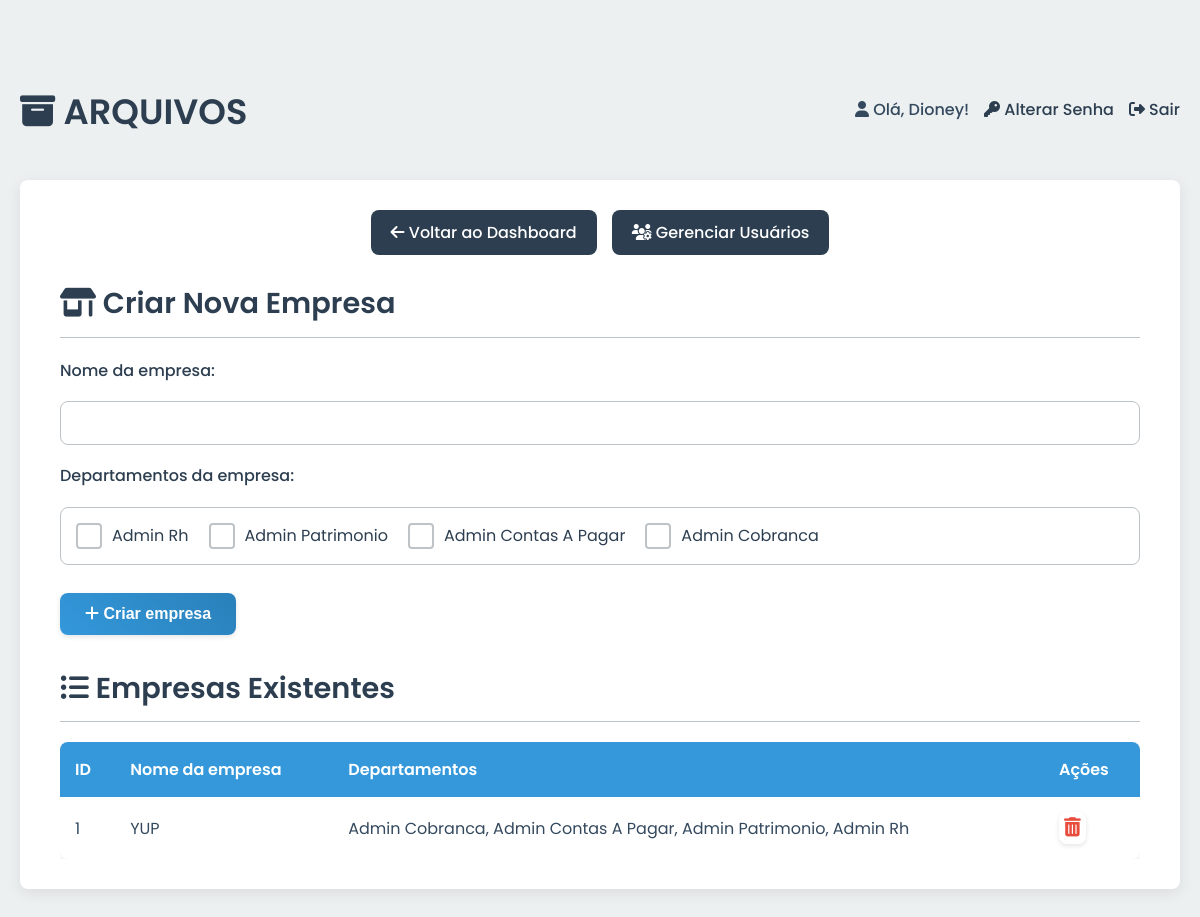
Page /super_admin/stores (signed in) on the earlier database version.
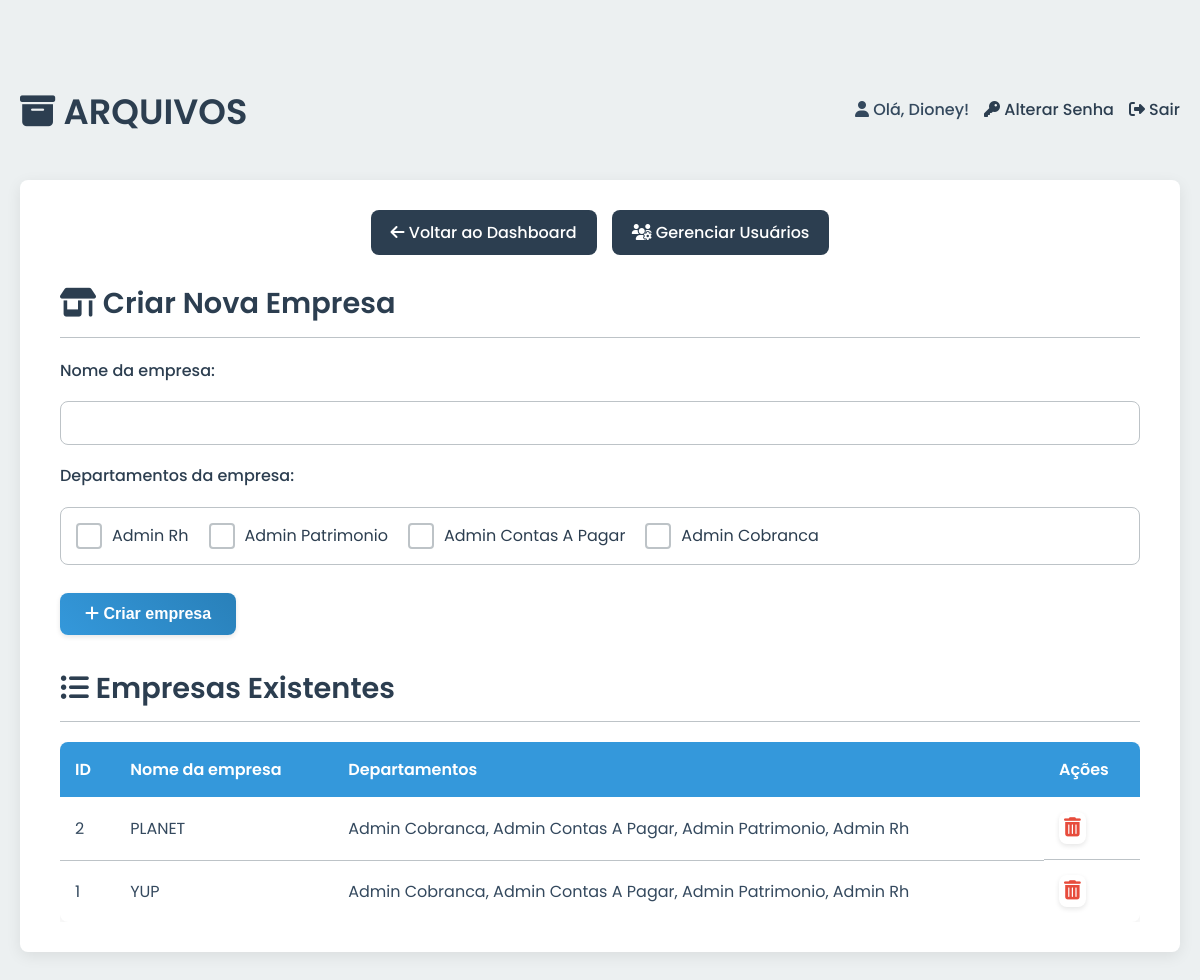
Same page on the later database version.
### tables this page shows
CREATE TABLE stores (
            id INTEGER PRIMARY KEY AUTOINCREMENT,
            name TEXT UNIQUE NOT NULL
        );

### app.py (the view, shortened to what this page needs)
@app.route('/super_admin/stores', methods=['GET', 'POST'], endpoint='manage_stores')
@login_required
@role_required(['super_admin'])
def manage_stores():
    db = get_db()
    page = request.args.get('page', 1, type=int)
    total_items = db.execute("SELECT COUNT(id) FROM stores").fetchone()[0]
    total_pages = (total_items + PER_PAGE - 1) // PER_PAGE if total_items > 0 else 1
    offset = (page - 1) * PER_PAGE
    stores_data = db.execute("SELECT s.id, s.name, GROUP_CONCAT(sd.department_role, ', ') as departments FROM stores s LEFT JOIN store_departments sd ON s.id = sd.store_id GROUP BY s.id, s.name ORDER BY s.name LIMIT ? OFFSET ?", (PER_PAGE, offset)).fetchall()
    if is_ajax_request():
        return jsonify({
            'items': [dict(r) for r in stores_data],
            'pagination_html': render_template('_pagination.html', page=page, total_pages=total_pages, request=request),
            'page_type': 'manage_stores'
        })
    available_departments = ['admin_rh', 'admin_patrimonio', 'admin_contas_a_pagar', 'admin_cobranca']
    return render_template('super_admin/manage_stores.html', stores=stores_data, available_departments=available_departments, page=page, total_pages=total_pages)

### app.py (called while the page is built)
def is_ajax_request():
    return request.headers.get('X-Requested-With') == 'XMLHttpRequest'

def login_required(f):
    @wraps(f)
    def decorated_function(*args, **kwargs):
        if 'logged_in' not in session:
            if is_ajax_request():
                return jsonify({'status': 'error', 'message': 'Sessão expirada. Faça login novamente.'}), 401
            flash('Você precisa fazer login para acessar esta página.', 'danger')
            return redirect(url_for('admin_login'))
        return f(*args, **kwargs)
    return decorated_function

def role_required(allowed_roles):
    def decorator(f):
        @wraps(f)
        def decorated_function(*args, **kwargs):
            if not session.get('logged_in') or session.get('role') not in allowed_roles:
                if is_ajax_request():
                    return jsonify({'status': 'error', 'message': 'Você não tem permissão para esta ação.'}), 403
                log_action('access_denied', target_name=request.path)
                flash('Você não tem permissão para acessar esta página.', 'danger')
                return redirect(url_for('admin_dashboard'))
            return f(*args, **kwargs)
        return decorated_function
    return decorator

### database.py (called while the page is built)
def get_db():
    if 'db' not in g:
        g.db = sqlite3.connect(
            DATABASE
        )
        g.db.row_factory = sqlite3.Row
    return g.db

### templates/super_admin/manage_stores.html (shortened to what this page needs)
{% extends "base.html" %}
{% block content %}
<div class="admin-nav">
    <a href="{{ url_for('super_admin_dashboard') }}"><i class="fas fa-arrow-left"></i> Voltar ao Dashboard</a>
    <a href="{{ url_for('user_management') }}"><i class="fas fa-users-cog"></i> Gerenciar Usuários</a>
</div>
<h2><i class="fas fa-store-alt"></i> Criar Nova Empresa</h2>
<div class="form-section">
    <form action="{{ url_for('manage_stores') }}" method="POST" data-ajax="true">
        <label for="name">Nome da empresa:</label>
        <input type="text" id="name" name="name" required>
        <label>Departamentos da empresa:</label>
        <div class="department-checkboxes">
            {% for dept in available_departments %}
            <label for="{{ dept }}">
                <span class="checkbox-custom-display"></span>
                <span>{{ dept.replace('_', ' ') | title }}</span>
            </label>
            {% endfor %}
        </div>
        <button type="submit"><i class="fas fa-plus"></i> Criar empresa</button>
    </form>
</div>
<h2><i class="fas fa-list-ul"></i> Empresas Existentes</h2>
<div class="table-wrapper">
    {% if stores %}
        <table>
            <thead>
                <tr>
                    <th>ID</th>
                    <th>Nome da empresa</th>
                    <th>Departamentos</th>
                    <th>Ações</th>
                </tr>
            </thead>
            <tbody>
                {% for store in stores %}
                    <tr data-id="{{ store.id }}">
                        <td>{{ store.id }}</td>
                        <td>{{ store.name }}</td>
                        <td>{{ (store.departments | replace('_', ' ') | title) if store.departments else 'Nenhum' }}</td>
                        <td class="actions">
                            <form action="{{ url_for('delete_store', store_id=store.id) }}" method="POST" style="display:inline;" class="delete-form" data-ajax="true">
                                <button type="submit" title="Excluir" class="delete"><i class="fas fa-trash-alt"></i></button>
                            </form>
                        </td>
                    </tr>
                {% endfor %}
            </tbody>
        </table>
    {% else %}
        <p style="text-align: center; padding: 20px;">Nenhuma empresa cadastrada ainda.</p>
    {% endif %}
</div>
{% endblock %}

### templates/base.html (shortened to what this page needs)
<!DOCTYPE html>
<html lang="pt-br">
<head>
    <link rel="stylesheet" href="{{ url_for('static', filename='css/style.css') }}">
    <link rel="stylesheet" href="https://cdnjs.cloudflare.com/ajax/libs/font-awesome/6.4.0/css/all.min.css">
</head>
<body data-is-super-admin="{{ 'true' if session.role == 'super_admin' else 'false' }}" {% block body_attributes %}{% endblock %}>
    <div class="container">
        <header class="main-header">
            <h1><i class="fas fa-archive"></i> ARQUIVOS</h1>
            {% if session.logged_in %}
            <div class="user-menu">
                <span class="user-greeting"><i class="fas fa-user"></i> Olá, {{ session.username }}!</span>
                <a href="{{ url_for('change_password') }}" title="Alterar Senha"><i class="fas fa-key"></i> Alterar Senha</a>
                <a href="{{ url_for('admin_logout') }}" title="Sair"><i class="fas fa-sign-out-alt"></i> Sair</a>
            </div>
            {% endif %}
        </header>
        <main class="card">
            {% block content %}{% endblock %}
        </main>
    </div>
</body>
</html>

### static/css/style.css (style rules this page uses)
:root { --primary-color: #3498db; --primary-hover: #2980b9; --secondary-color: #2c3e50; --danger-color: #e74c3c; --warning-color: #f1c40f; --success-color: #2ecc71; --bg-color: #ecf0f1; --card-bg-color: #ffffff; --text-color: #34495e; --border-color: #bdc3c7; --border-radius: 8px; --box-shadow: 0 4px 15px rgba(0, 0, 0, 0.08); --transition-speed: 0.3s; }
body { font-family: 'Poppins', sans-serif; background-color: var(--bg-color); color: var(--text-color); line-height: 1.6; margin: 0; }
.container { max-width: 1200px; margin: 40px auto; padding: 20px; }
h1, h2 { color: var(--secondary-color); font-weight: 600; }
h1 { font-size: 2.2rem; text-align: center; margin-bottom: 20px; }
h2 { font-size: 1.8rem; margin-top: 0; margin-bottom: 20px; padding-bottom: 10px; border-bottom: 1px solid var(--border-color); }
.card { background: var(--card-bg-color); padding: 30px 40px; border-radius: var(--border-radius); box-shadow: var(--box-shadow); margin-bottom: 30px; }
.main-header { display: flex; justify-content: space-between; align-items: center; flex-wrap: wrap; margin-bottom: 20px; }
.user-menu { display: flex; align-items: center; gap: 15px; }
.user-menu .user-greeting { font-weight: 500; }
.user-menu a { color: var(--secondary-color); text-decoration: none; font-weight: 500; transition: color var(--transition-speed); }
.admin-nav { display: flex; justify-content: center; align-items: center; gap: 15px; flex-wrap: wrap; margin-bottom: 25px; }
.admin-nav a { background: var(--secondary-color); color: #fff; padding: 10px 20px; border-radius: var(--border-radius); text-decoration: none; font-weight: 500; transition: background-color var(--transition-speed), transform var(--transition-speed); }
.form-section { margin-bottom: 30px; }
form { display: flex; flex-direction: column; gap: 18px; }
form label { font-weight: 500; color: var(--secondary-color); }
form input, form select, form textarea { padding: 12px; border: 1px solid var(--border-color); border-radius: var(--border-radius); width: 100%; box-sizing: border-box; font-size: 1rem; transition: all var(--transition-speed); }
form button { background: linear-gradient(45deg, var(--primary-color), #2980b9); color: white; padding: 12px 25px; border: none; border-radius: var(--border-radius); cursor: pointer; font-size: 1rem; font-weight: 600; transition: all var(--transition-speed); align-self: flex-start; box-shadow: 0 2px 5px rgba(0,0,0,0.1); }
.table-wrapper { overflow-x: auto; }
table { width: 100%; border-collapse: collapse; background: #fff; border-radius: var(--border-radius); box-shadow: var(--box-shadow); overflow: hidden; }
table th { background: var(--primary-color); color: #fff; padding: 15px; text-align: left; font-weight: 600; }
table td { padding: 15px; border-bottom: 1px solid var(--border-color); vertical-align: middle; }
table tbody tr:last-child td { border-bottom: none; }
.actions { display: flex; gap: 10px; align-items: center; }
.actions a, .actions button { text-decoration: none; border: none; background: none; cursor: pointer; padding: 5px; font-size: 1.2rem; transition: transform var(--transition-speed); }
.actions .delete { color: var(--danger-color); }
.department-checkboxes { display: flex; flex-wrap: wrap; gap: 20px; margin-bottom: 10px; padding: 15px; border: 1px solid var(--border-color); border-radius: var(--border-radius); }
.department-checkboxes label { display: flex; align-items: center; cursor: pointer; font-weight: 400; }
.department-checkboxes .checkbox-custom-display { width: 22px; height: 22px; border: 2px solid var(--border-color); border-radius: 4px; margin-right: 10px; display: inline-block; position: relative; transition: all var(--transition-speed); }

Differences in the rows shown:
added stores: id "2", name "PLANET", departments "Admin Cobranca, Admin Contas A Pagar, Admin Patrimonio, Admin Rh"
